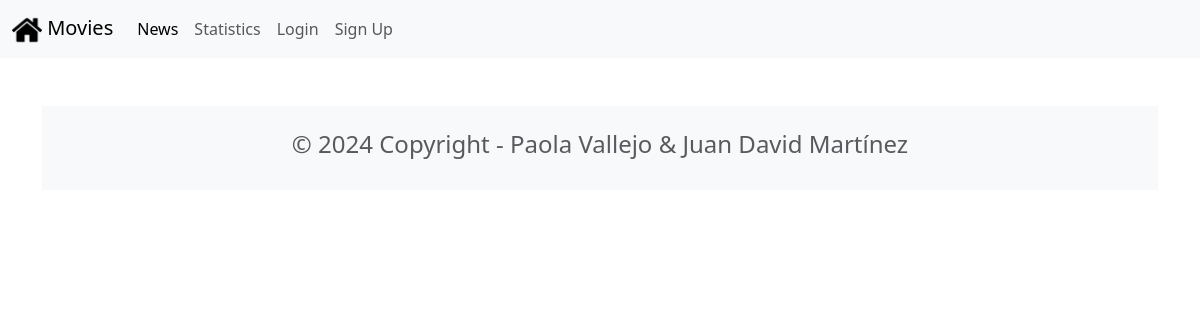
The page /news/ on the database as committed earlier.
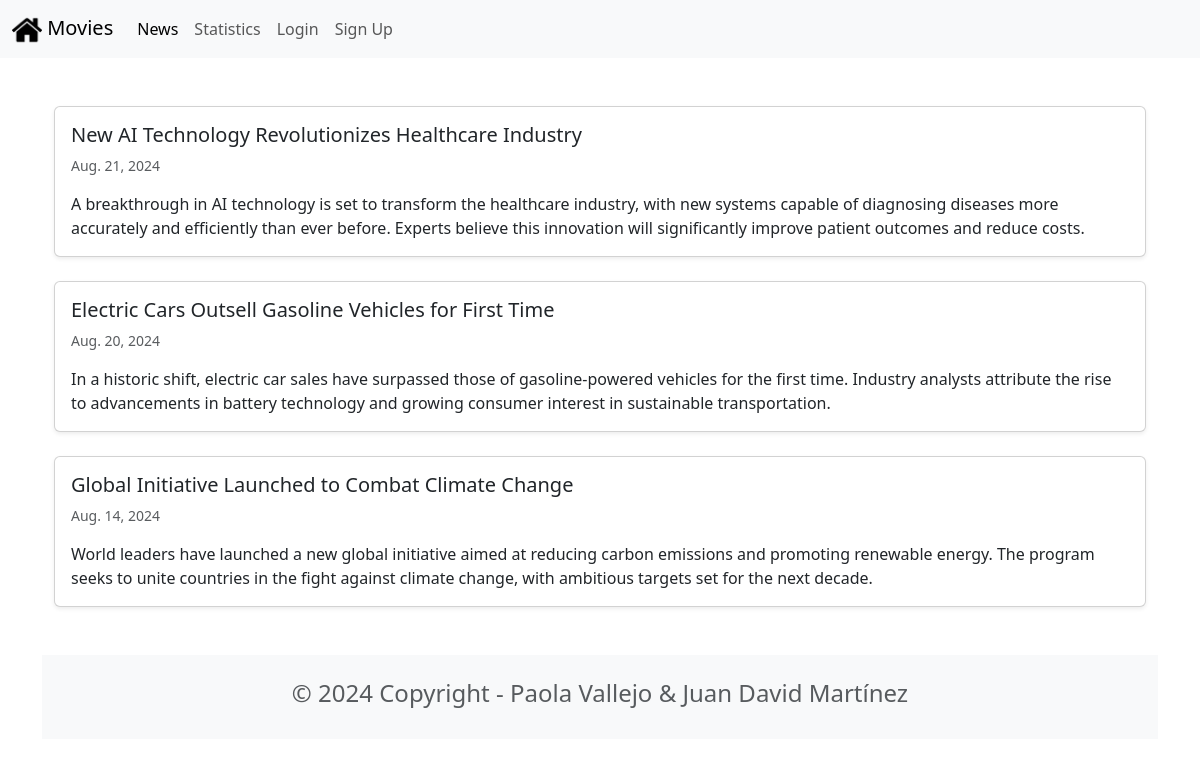
The same page on the database as committed later.
### news/models.py (models this page shows, shortened)
class News(models.Model):
    headline = models.CharField(max_length=200)
    body = models.TextField()
    date = models.DateField()

### news/views.py (the view)
# urls.py: path('news/', include('news.urls')),
def news(request):
    newss = News.objects.all().order_by('-date')
    return render(request, 'news.html', {'newss': newss})

### news/templates/news.html (shortened to what this page needs)
{% extends 'base.html' %}
{% block content %}
<head>
    <link href="https://cdn.jsdelivr.net/npm/bootstrap@5.3.3/dist/css/bootstrap.min.css" rel="stylesheet">
</head>
<body>
    <div class="container my-5">
        {% for news in newss %}
            <div class="card mb-4 shadow-sm">
                <div class="row g-0">
                    <div class="col-md-12">
                        <div class="card-body">
                            <h5 class="card-title">{{ news.headline }}</h5>
                            <p class="card-text"><small class="text-muted">{{ news.date }}</small></p>
                            <p class="card-text">{{ news.body }}</p>
                        </div>
                    </div>
                </div>
            </div>
        {% endfor %}
    </div>
</body>
{% endblock content %}

### moviereviews/templates/base.html (shortened to what this page needs)
<head>
    <link href="https://cdn.jsdelivr.net/npm/bootstrap@5.3.3/dist/css/bootstrap.min.css" rel="stylesheet">
</head>
<nav class="navbar navbar-expand-lg bg-body-tertiary">
    <div class="container-fluid">
        <a class="navbar-brand" href="{% url 'home' %}">
            {% load static %}
            <img src="{% static 'images/home.png' %}" alt="" width="30">
            Movies</a>
        <div class="collapse navbar-collapse" id="navbarSupportedContent">
            <ul class="navbar-nav me-auto mb-2 mb-lg-0">
                <li class="nav-item">
                    <a class="nav-link active" aria-current="page" href="{% url 'news' %}">News</a>
                </li>
                <li class="nav-item">
                    <a class="nav-link" href="{% url 'statistics' %}">Statistics</a>
                </li>
                <li class="nav-item">
                    <a class="nav-link" href="#">Login</a>
                </li>
                <li class="nav-item">
                    <a class="nav-link" href="{% url 'signup' %}">Sign Up</a>
                </li>
            </ul>
        </div>
    </div>
</nav>
<div class="container">
    {% block content %}
    {% endblock content %}
    <footer class="text-center text-lg-start bg-light text-muted mt-4">
        <div class="container">
            <div class="row">
                <div class="text-center p-4">
                    <h4>© 2024 Copyright - Paola Vallejo & Juan David Martínez</h4>
                </div>
            </div>
        </div>
    </footer>
</div>

Rows that differ between the two databases and show on the page:
added News: headline "New AI Technology Revolutionizes Healthcare Industry", date "Aug. 21, 2024", body "A breakthrough in AI technology is set to transform the healthcare industry, with new systems capable of diagnosing diseases more accurately and efficiently than ever before. Experts believe this innovation will significantly improve patient outcomes and reduce costs."
added News: headline "Electric Cars Outsell Gasoline Vehicles for First Time", date "Aug. 20, 2024", body "In a historic shift, electric car sales have surpassed those of gasoline-powered vehicles for the first time. Industry analysts attribute the rise to advancements in battery technology and growing consumer interest in sustainable transportation."
added News: headline "Global Initiative Launched to Combat Climate Change", date "Aug. 14, 2024", body "World leaders have launched a new global initiative aimed at reducing carbon emissions and promoting renewable energy. The program seeks to unite countries in the fight against climate change, with ambitious targets set for the next decade."
